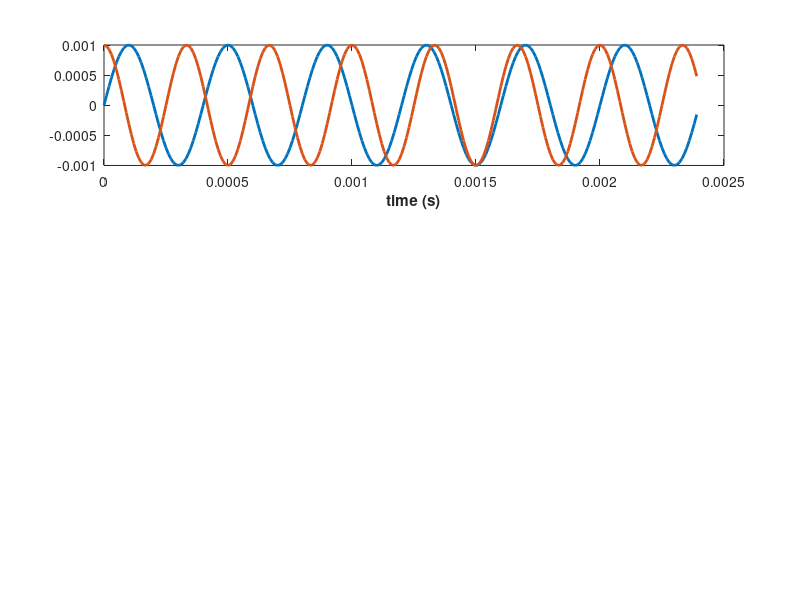

This figure's MATLAB source: (Note: this script raises an error after producing the figure.)
% Model of the Comm Channel
% Patrick Berry, Nick Courtney

clear; clc;

fignum=1;

PLOT_TIME_SIGNALS = true;
PLOT_FREQ_SIGNALS = true;
%%%%%%%%%%%%%%
% Constants for the problem
T = 10;
Ts = 10e-6;
fs = 1/Ts;
% Bandpass filter limits
min_f0 = 1e3;
max_f0 = 4e3;
A0 = 1e-3;%1 mV p2p
A2relA1 = 1;%ratio of tone2 amplitude/tone 1 amplitude

%%%%%%%%%%%%%%
% Parameters that can change
SNR_dB = 10;
% Signal peaks of interest
f1 = 2.5e3;
f2 = 3.0e3;

AGC = 10;%dB Threshold above the noise floor
%%%%%%%%%%%%%%

%%%%%%%%%%%%%%
t = 0:Ts:T;
x = A0        *sin(2*pi*f1*t);%signal 1
y = A0*A2relA1*cos(2*pi*f2*t);%signal 2
tone_input = x+y;
E_input = trapz(t,x.^2);
assert(abs(E_input - A0^2/2*T)<1e-8);
%Input Signal Energy for one tone should be A0^2*T

NSR_dB = -SNR_dB;
NSR_WpW = 10.^(NSR_dB/10);
N0_WpHz = NSR_WpW*E_input;%W/Hz = (unitless)*Energy
N0_W    = N0_WpHz*fs;%W/Hz*Hz = W
N0_V    = sqrt(N0_W);

% AWGN
N = N0_V*randn(size(x));

% Add noise to tones
z = tone_input + N;

% Comparator
zc = z;
lgc = (z>=0);
zc(lgc)  = 0;
zc(~lgc) = 1;
%%%%%%%%%%%%%%

%%%%%%%%%%%%%%
% Plot the time signal
if PLOT_TIME_SIGNALS
H=figure(fignum);fignum=fignum+1;clf;
t0 = 6/min([fs,f1,f2]);
lgc = (0<= t & t < t0);
subplot(3,1,1);
h=plot(t(lgc),x(lgc),t(lgc),y(lgc));
arrayfun(@(h)set(h,'LiNeWiDtH',2),h);
h=xlabel('\bftime (s)');h.FontSize=12;
h=ylabel('\bfvoltage (V)');h.FontSize=12;
h=legend({'Tone #1','Tone #2'},'Location','Best');h.FontSize=14;
grid('on');
subplot(3,1,2);
plot(t(lgc),z(lgc));
h=xlabel('\bftime (s)');h.FontSize=12;
h=ylabel('\bfvoltage (V)');h.FontSize=12;
h=legend({'Tones + Noise'},'Location','Best');h.FontSize=14;
grid('on');
subplot(3,1,3);
plot(t(lgc),zc(lgc));
h=xlabel('\bftime (s)');h.FontSize=12;
h=ylabel('\bfvoltage (V)');h.FontSize=12;
h=legend({'LED Signal'},'Location','Best');h.FontSize=14;
grid('on');
end


%%%%%%%%%%%%%%
% Process Sampled Data and Inspect Frequency Spectrum
f = fs/2*linspace(-1,1,length(t));
Z  = fftshift(fft(z ));
Zc = fftshift(fft(zc));
crappy_filter = (min_f0 <= f & f <= max_f0);
f = f(crappy_filter);
Z     = Z (crappy_filter);
Zc    = Zc(crappy_filter);
Z_dBW  = fftshift(20*log10(abs(Z )));
Zc_dBW = fftshift(20*log10(abs(Zc)));
avg_noise = mean(Zc_dBW(:));


%%%%%%%%%%%%%%
% Plot the frequency content
if PLOT_FREQ_SIGNALS
H=figure(fignum);fignum=fignum+1;clf;hold('on');
f_kHz = f/1e3;
subplot(2,1,1);
plot(f_kHz,Z_dBW);
h=xlabel('\bffrequency (kHz)');set(h,'FoNtSiZe',16);
h=ylabel('\bfPower Spectrum (dBW/Hz)');set(h,'FoNtSiZe',16);
h=legend({'PC Aux Spectrum'},'Location','SouthWest');h.FontSize=16;
grid('on');
subplot(2,1,2);
hold('on');
plot(f_kHz,Zc_dBW);
plot(f_kHz,avg_noise+zeros(size(f_kHz)),'r--','LineWIDTH',2);
plot(f_kHz,avg_noise+zeros(size(f_kHz))+AGC,'g--','LineWidth',2);
axs=axis();
h=xlabel('\bffrequency (kHz)');set(h,'FoNtSiZe',16);
h=ylabel('\bfPower Spectrum (dBW/Hz)');set(h,'FoNtSiZe',16);
grid('on');
h=legend({'Received Spectrum','Average Noise Floor','AGC Threshold'},'Location','SouthWest');
set(h,'fOntSiZe',16);
end


